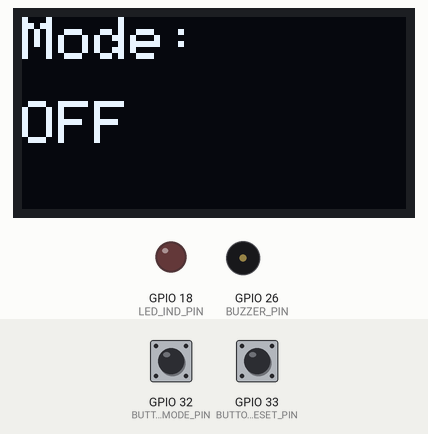
This program was run on a simulated ESP32. Parts: 128×64 one-colour display, output pins drawn as LEDs (lit = HIGH), buzzer (waves = sounding). The inputs (shaded band) are chosen by the test bench; at power-on: GPIO 32 (BUTTON_MODE_PIN) HIGH, GPIO 33 (BUTTON_RESET_PIN) HIGH. Pins used as bus, display or sensor lines are not drawn.

Above: at 1.3 s.
1.4 s: GPIO 32 (BUTTON_MODE_PIN) pulled LOW for 0.15 s
At 2.7 s:
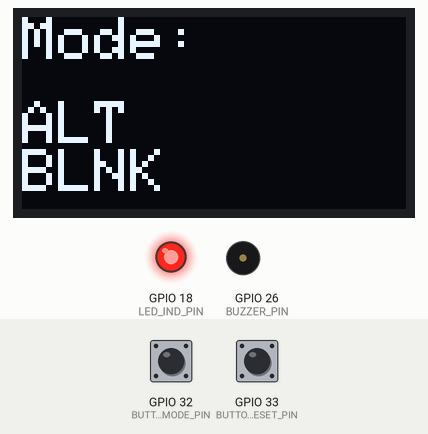
3.0 s: GPIO 33 (BUTTON_RESET_PIN) pulled LOW for 0.15 s
At 3.11 s:
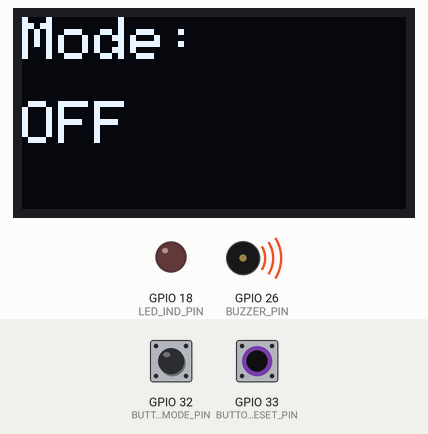
4.6 s: GPIO 32 (BUTTON_MODE_PIN) pulled LOW for 1 s
At 5.5 s:
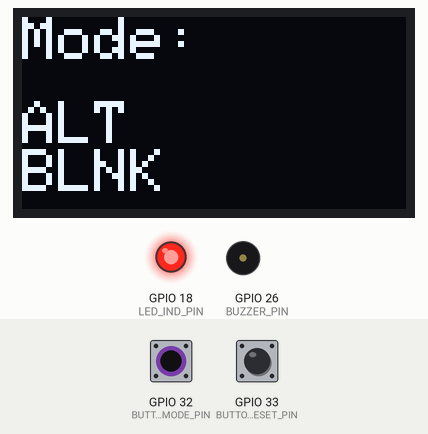
7.1 s: GPIO 32 (BUTTON_MODE_PIN) pulled LOW for 0.15 s
At 7.5 s:
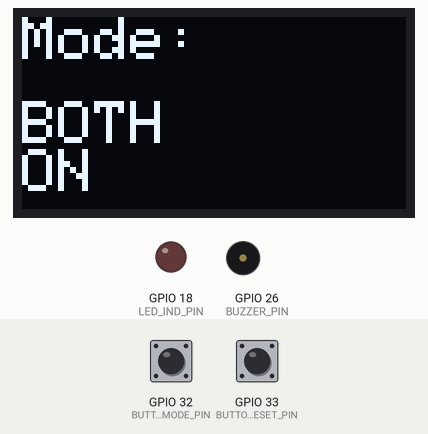
8.7 s: GPIO 32 (BUTTON_MODE_PIN) pulled LOW for 3.2 s
At 9.8 s:
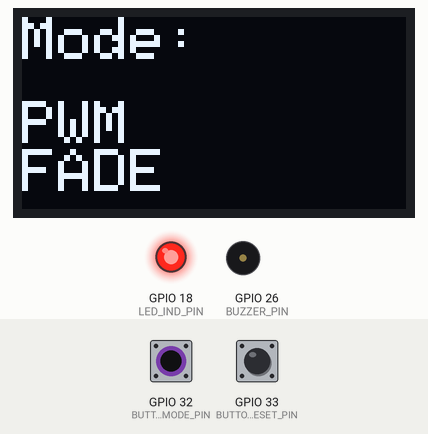
13.4 s: GPIO 33 (BUTTON_RESET_PIN) pulled LOW for 1 s
At 14.6 s:
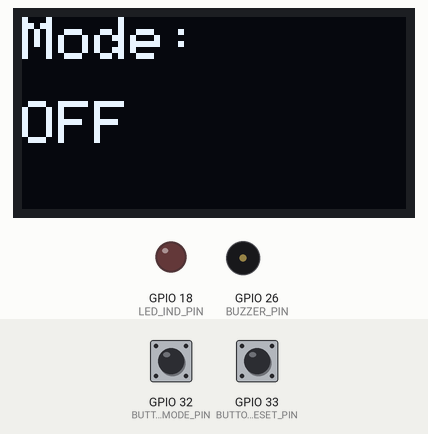
Timing chart, 0 to 16.4 s (numbered marks = the images above; inputs shaded):
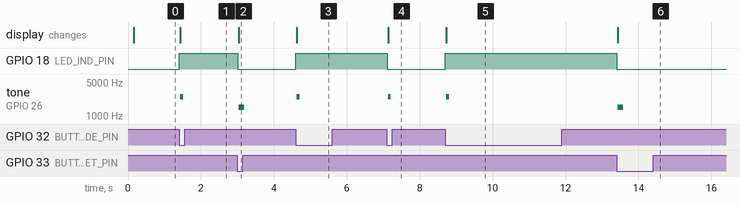

The program:

main.cpp
```cpp
//name: arsh-e-noor
//reg no.: 23-ntu-cs-1018
//assignment number 1 task A


// ESP32 Wokwi sketch for:
// - 2 main LEDs + 1 indicator LED
// - 2 push buttons (mode cycle, reset)
// - 1 buzzer
// - SSD1306 OLED (I2C SDA=21, SCL=22)
// Modes:
// 0 = Both OFF
// 1 = Alternate blink
// 2 = Both ON
// 3 = PWM fade (both LEDs)

#include <Arduino.h>
#include <Wire.h>
#include <Adafruit_GFX.h>
#include <Adafruit_SSD1306.h>

// ---------- PIN ASSIGNMENTS ----------
const int LED_A_PIN = 23 ;
const int LED_B_PIN = 19;
const int LED_IND_PIN = 18;
const int BUTTON_MODE_PIN = 32;
const int BUTTON_RESET_PIN = 33;
const int BUZZER_PIN = 26;

// ---------- OLED ----------
#define SCREEN_WIDTH 128
#define SCREEN_HEIGHT 64
#define OLED_RESET -1
Adafruit_SSD1306 display(SCREEN_WIDTH, SCREEN_HEIGHT, &Wire, OLED_RESET);
const uint8_t OLED_ADDR = 0x3C;

// ---------- MODE & TIMING ----------
int mode = 0; // 0..3
unsigned long lastButtonMillis = 0;
const unsigned long DEBOUNCE_MS = 200;

unsigned long lastBlinkMillis = 0;
const unsigned long BLINK_INTERVAL = 400;

int fadeValue = 0;
int fadeDirection = 1;
const int FADE_STEP = 4;
const int FADE_INTERVAL = 30;

// ---------- PWM (ledc) channels ----------
const int BUZZER_CHANNEL = 0;
const int LED_A_PWM_CHANNEL = 1;
const int LED_B_PWM_CHANNEL = 2;
const int LED_PWM_FREQ = 5000;
const int LED_PWM_RES = 8;

bool lastModeButtonState = HIGH;
bool lastResetButtonState = HIGH;

// ---------- Function Declarations ----------
void showModeOnOLED();
void updateOutputsForMode();
void beep(int ms = 120, int freq = 2000);

// ---------- Setup ----------
void setup() {
  Serial.begin(115200);
  delay(100);

  pinMode(LED_A_PIN, OUTPUT);
  pinMode(LED_B_PIN, OUTPUT);
  pinMode(LED_IND_PIN, OUTPUT);
  pinMode(BUTTON_MODE_PIN, INPUT_PULLUP);
  pinMode(BUTTON_RESET_PIN, INPUT_PULLUP);

  // Buzzer PWM
  ledcSetup(BUZZER_CHANNEL, 2000, 8);
  ledcAttachPin(BUZZER_PIN, BUZZER_CHANNEL);

  // OLED setup
  Wire.begin(21, 22);
  if (!display.begin(SSD1306_SWITCHCAPVCC, OLED_ADDR)) {
    Serial.println("SSD1306 allocation failed");
  }

  display.clearDisplay();
  display.setTextSize(1);
  display.setTextColor(SSD1306_WHITE);

  showModeOnOLED();
  updateOutputsForMode();
}

// ---------- OLED Display ----------
void showModeOnOLED() {
  display.clearDisplay();
  display.setCursor(0, 0);
  display.setTextSize(2);
  display.println("Mode:");
  display.setCursor(0, 28);
  switch (mode) {
    case 0: display.println("OFF"); break;
    case 1: display.println("ALT"); display.println("BLNK"); break;
    case 2: display.println("BOTH"); display.println("ON"); break;
    case 3: display.println("PWM"); display.println("FADE"); break;
    default: display.println("??"); break;
  }
  display.display();
}

// ---------- Buzzer Beep ----------
void beep(int ms, int freq) {
  ledcWriteTone(BUZZER_CHANNEL, freq);
  delay(ms);
  ledcWriteTone(BUZZER_CHANNEL, 0);
}

// ---------- Update Outputs ----------
void updateOutputsForMode() {
  // Reset everything
  digitalWrite(LED_A_PIN, LOW);
  digitalWrite(LED_B_PIN, LOW);
  digitalWrite(LED_IND_PIN, LOW);

  if (mode == 0) {
    // Both OFF
    // Detach PWM to allow digitalWrite
    ledcDetachPin(LED_A_PIN);
    ledcDetachPin(LED_B_PIN);
    digitalWrite(LED_A_PIN, LOW);
    digitalWrite(LED_B_PIN, LOW);
    digitalWrite(LED_IND_PIN, LOW);

  } else if (mode == 1) {
    // Alternate blink
    // Detach PWM to allow digitalWrite
    ledcDetachPin(LED_A_PIN);
    ledcDetachPin(LED_B_PIN);
    digitalWrite(LED_A_PIN, HIGH);
    digitalWrite(LED_B_PIN, LOW);
    digitalWrite(LED_IND_PIN, HIGH);
    lastBlinkMillis = millis();

  } else if (mode == 2) {
    // Both ON
    // Detach PWM to allow digitalWrite
    ledcDetachPin(LED_A_PIN);
    ledcDetachPin(LED_B_PIN);
    digitalWrite(LED_A_PIN, HIGH);
    digitalWrite(LED_B_PIN, HIGH);
    digitalWrite(LED_IND_PIN, LOW);

  } else if (mode == 3) {
    // PWM fade for both LEDs
    fadeValue = 0;
    fadeDirection = 1;
    ledcSetup(LED_A_PWM_CHANNEL, LED_PWM_FREQ, LED_PWM_RES);
    ledcSetup(LED_B_PWM_CHANNEL, LED_PWM_FREQ, LED_PWM_RES);
    ledcAttachPin(LED_A_PIN, LED_A_PWM_CHANNEL);
    ledcAttachPin(LED_B_PIN, LED_B_PWM_CHANNEL);
    digitalWrite(LED_IND_PIN, HIGH);
  }

  showModeOnOLED();
}

// ---------- Main Loop ----------
void loop() {
  unsigned long now = millis();

  bool modeBtn = digitalRead(BUTTON_MODE_PIN);
  bool resetBtn = digitalRead(BUTTON_RESET_PIN);

  // Mode button
  if (modeBtn == LOW && lastModeButtonState == HIGH && now - lastButtonMillis > DEBOUNCE_MS) {
    lastButtonMillis = now;
    mode = (mode + 1) % 4;
    updateOutputsForMode();
    beep(80, 2500);
  }
  lastModeButtonState = modeBtn;

  // Reset button
  if (resetBtn == LOW && lastResetButtonState == HIGH && now - lastButtonMillis > DEBOUNCE_MS) {
    lastButtonMillis = now;
    mode = 0;
    updateOutputsForMode();
    beep(160, 1500);
  }
  lastResetButtonState = resetBtn;

  // Mode Behaviors
  if (mode == 1) {
    // Alternate Blink
    if (now - lastBlinkMillis >= BLINK_INTERVAL) {
      lastBlinkMillis = now;
      digitalWrite(LED_A_PIN, !digitalRead(LED_A_PIN));
      digitalWrite(LED_B_PIN, !digitalRead(LED_B_PIN));
    }

  } else if (mode == 3) {
    // PWM Fade (both LEDs)
    if (now - lastBlinkMillis >= FADE_INTERVAL) {
      lastBlinkMillis = now;
      fadeValue += FADE_STEP * fadeDirection;
      if (fadeValue >= 255) { fadeValue = 255; fadeDirection = -1; }
      if (fadeValue <= 0) { fadeValue = 0; fadeDirection = 1; }
      ledcWrite(LED_A_PWM_CHANNEL, fadeValue);
      ledcWrite(LED_B_PWM_CHANNEL, fadeValue);
    }
  }

  delay(10);
}
```

Measured:
- after the input at 1.4 s, GPIO 18 (LED_IND_PIN): LOW → HIGH at once; tone on GPIO 26 (BUZZER_PIN): silent → 2500 Hz at once, → silent 0.08 s later; the display: changes at once (image 1)
- after the input at 3.0 s, GPIO 18 (LED_IND_PIN): HIGH → LOW at once; tone on GPIO 26 (BUZZER_PIN): silent → 1500 Hz at once, → silent 0.16 s later; the display: first differs from a run without the input at once (image 2)
- after the input at 4.6 s, GPIO 18 (LED_IND_PIN): LOW → HIGH at once; tone on GPIO 26 (BUZZER_PIN): silent → 2500 Hz at once, → silent 0.08 s later; the display: changes at once (image 3)
- after the input at 7.1 s, GPIO 18 (LED_IND_PIN): HIGH → LOW at once; tone on GPIO 26 (BUZZER_PIN): silent → 2500 Hz at once, → silent 0.08 s later; the display: changes at once (image 4)
- after the input at 8.7 s, GPIO 18 (LED_IND_PIN): LOW → HIGH at once; tone on GPIO 26 (BUZZER_PIN): silent → 2500 Hz at once, → silent 0.08 s later; the display: changes at once (image 5)
- after the input at 13.4 s, GPIO 18 (LED_IND_PIN): HIGH → LOW at once; tone on GPIO 26 (BUZZER_PIN): silent → 1500 Hz at once, → silent 0.16 s later; the display: changes at once (image 6)
